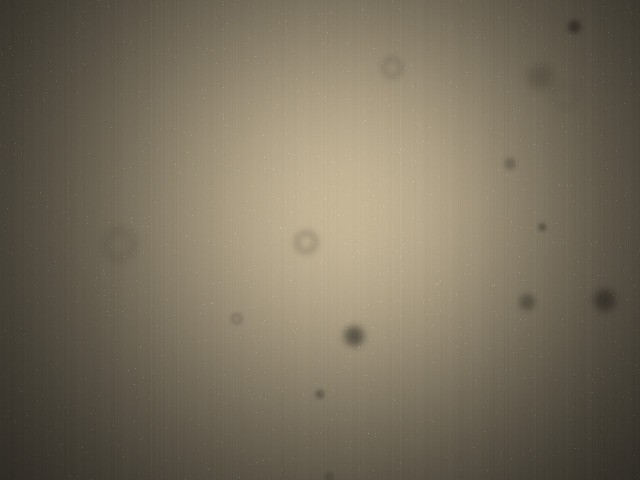
#> input picture samples/bright.png, 1280 x 960 px (shown at 1/2 size)
$ python -i estimate.py   (imports and definitions only)
#> lines starting #> are read from the running program, lines starting #| are printed output that depends on the picture; after the words box and inside, x2 and y2 are one past the last pixel; in counts of white or black regions, pixels touching at a corner belong together
#> further down, picture is the input picture: shape (960, 1280, 3); mean B, G, R 92.3, 110.5, 119.5
### backend/core/flat_field.py
"""
Flat-field correction (FFC).

    C = (R - D) / (F - D) * m

R — исходный снимок, F — светлое калибровочное поле (bright field),
D — темновой кадр (dark field, необязателен), m — средняя яркость (F - D),
которая сохраняет исходную экспозицию.

Профиль коррекции (gain = m / (F - D)) вычисляется один раз и затем
применяется к любому количеству снимков — это и есть «обработка серии
одним профилем».
"""
from dataclasses import dataclass
from typing import Optional, Tuple

import cv2
import numpy as np

# Минимальное значение знаменателя относительно средней яркости поля.
# Защищает от деления на ноль и от «взрыва» битых/черных пикселей калибровки.
FLAT_FLOOR_RATIO = 0.01

LUMA_WEIGHTS = np.array([0.2126, 0.7152, 0.0722], dtype=np.float32)


@dataclass(frozen=True)
class FlatProfile:
    """Готовый профиль коррекции: множитель усиления и темновой кадр."""

    gain: np.ndarray
    dark: Optional[np.ndarray]

    @property
    def shape(self) -> Tuple[int, ...]:
        return self.gain.shape


def finite(image: np.ndarray) -> np.ndarray:
    """float32-копия без NaN/Inf (встречаются во float-TIFF после других программ)."""
    return np.nan_to_num(image.astype(np.float32), nan=0.0, posinf=0.0, neginf=0.0)


def to_luminance(image: np.ndarray) -> np.ndarray:
    """Яркостный канал (float32) для одноканальных и RGB-изображений."""
    img = image.astype(np.float32, copy=False)
    if img.ndim == 2:
        return img
    return img[..., :3] @ LUMA_WEIGHTS


# [91 lines left out: functions match_geometry, build_profile, apply_profile, to_dtype, flat_field_correct, not called in this run]

### backend/core/estimate.py
"""
Оценка светлого поля, когда его не снимали (ретроспективная коррекция).

- gaussian_flat: по одному снимку. Фон = сильно размытый снимок, из которого
  исключены объекты препарата. Приблизительно: крупные объекты и плавные
  перепады окраски могут частично попасть в «фон».
- series_flat: по серии. В каждой точке кадра берется «фоновое» значение:
  на светлом поле препарат всегда темнее фона, поэтому берется второе по
  яркости значение среди снимков (одно самое яркое отбрасывается как выброс).
  Клетка попадет в оценку, только если лежит в этой точке почти на всех
  снимках. Медиана так не умеет: ей хватает клетки на половине снимков, и на
  результате появляются «призраки» клеток. Для флуоресценции (светлые объекты
  на темном фоне) направление определяется автоматически.
"""
from typing import List, Tuple

import cv2
import numpy as np

from core.calibration import STRUCTURE_LIMIT, structure_fraction
from core.flat_field import finite, match_geometry, to_luminance
from i18n import t

GAUSSIAN_SIDE = 768
MEDIAN_SIDE = 512
MIN_SERIES = 5
RELIABLE_SERIES = 10
MAX_SERIES = 64
OBJECT_DEVIATION = 0.08  # отклонение от фона, после которого пиксель считается объектом
# Размытие: 1/25 стороны кадра. Подобрано по отклонению от коррекции настоящим светлым полем:
# сильнее размытие — не догоняет виньетирование в углах, слабее — «стирает» крупные клетки.
GAUSSIAN_SIGMA_FRACTION = 1 / 25


def _shrink(image: np.ndarray, side: int) -> np.ndarray:
#> called with side = 768
    img = finite(image)
    h, w = img.shape[:2]
#> h = 960; w = 1280
    scale = min(1.0, side / max(h, w))
#> scale = 0.6
    if scale < 1:
        img = cv2.resize(img, (max(8, round(w * scale)), max(8, round(h * scale))), interpolation=cv2.INTER_AREA)
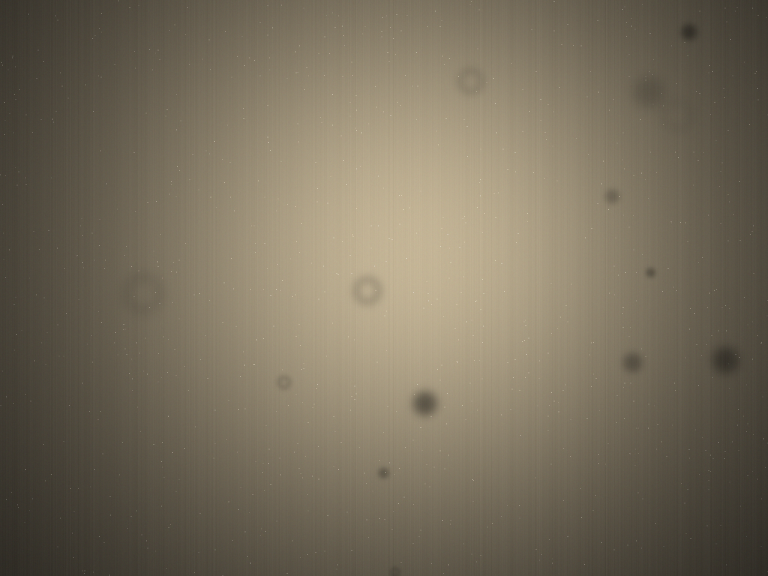
#> img: shape (576, 768, 3) float32; mean B, G, R 92.3, 110.5, 119.5
    return img


def _without_dark(image: np.ndarray, dark) -> np.ndarray:
    if dark is None:
        return finite(image)
    return np.maximum(finite(image) - match_geometry(finite(dark), image.shape), 0)


def _with_dark(flat: np.ndarray, dark) -> np.ndarray:
    """
    Оценка строится по снимкам без темнового кадра, а хранится «как снятое светлое поле»:
    к ней прибавляется темновой кадр в ее (уменьшенном) размере. Дальше профиль вычитает
    ровно его же и получает точную оценку — без горячих пикселей и полос матрицы.
    """
    return flat if dark is None else flat + match_geometry(finite(dark), flat.shape)


def gaussian_flat(image: np.ndarray, dark=None) -> np.ndarray:
    """Псевдо светлое поле по одному снимку (уменьшенное, float32)."""
    small = _shrink(_without_dark(image, dark), GAUSSIAN_SIDE)
    sigma = max(small.shape[:2]) * GAUSSIAN_SIGMA_FRACTION
#> sigma = 30.72
    background = small
    for _ in range(3):
        blur = cv2.GaussianBlur(background, (0, 0), sigma)
        # Объекты (темнее или светлее фона) заменяем текущей оценкой фона и размываем снова
        ratio = to_luminance(small) / np.maximum(to_luminance(blur), 1e-6)
        objects = np.abs(ratio - 1) > OBJECT_DEVIATION
        if small.ndim == 3:
            objects = objects[..., None]
        background = np.where(objects, blur, small)
#> this loop made 3 passes
#> pass 1, in gaussian_flat, `ratio = to_luminance(small) / np.maximum(to_luminance(blur), 1e-6)`:
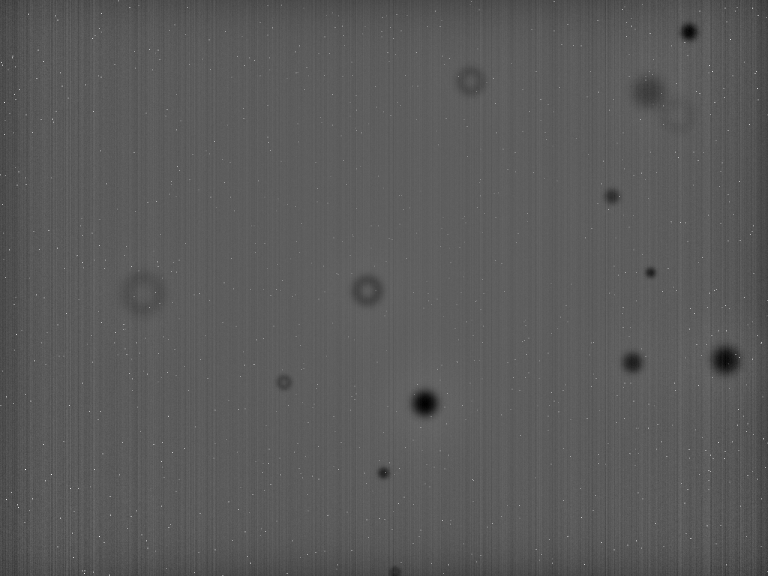
#> ratio: shape (576, 768) float32; min 0.597, max 1.72, mean 0.996; drawn with min black and max white
#> pass 1, in gaussian_flat, `objects = np.abs(ratio - 1) > OBJECT_DEVIATION`:
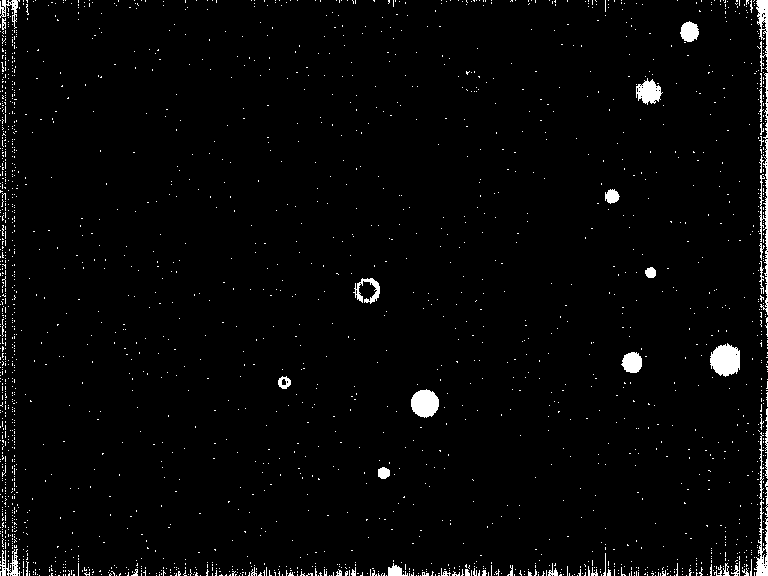
#> objects: shape (576, 768) bool; 2.4% white; 2175 white regions (2125 under 20 px), largest, box (x1, y1, x2, y2) and area: (710, 343, 740, 377) 761, (759, 73, 768, 315) 677, (411, 389, 439, 418) 616
#> after the loop:
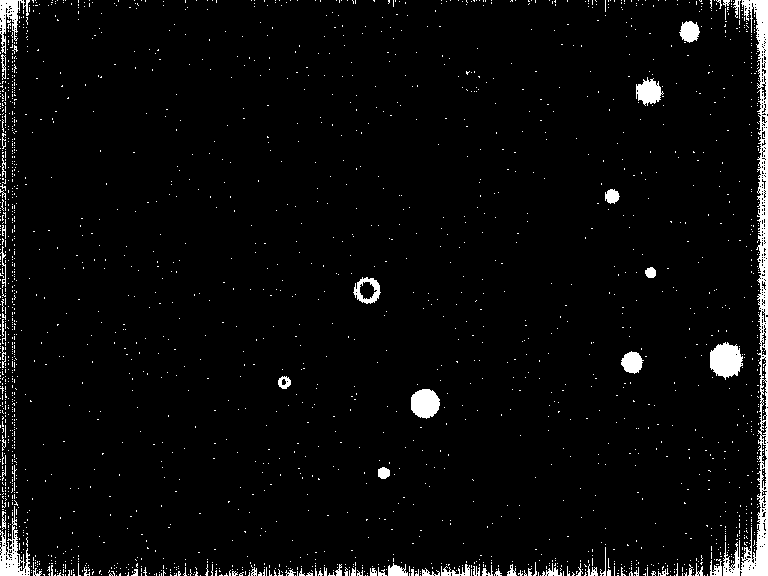
#> objects: shape (576, 768, 1) bool; 3.7% white; 2154 white regions (2092 under 20 px), largest, box (x1, y1, x2, y2) and area: (723, 0, 768, 576) 5033, (710, 342, 743, 380) 894, (0, 506, 30, 576) 818
    return _with_dark(cv2.GaussianBlur(background, (0, 0), sigma).astype(np.float32), dark)


# [69 lines left out: functions pick_series, series_frame, series_flat, series_flat_from_frames, not called in this run]


MAX_AVERAGE = 32


# [28 lines left out: function average_stack, not called in this run]

>>> import cv2
>>> picture = cv2.imread('../../samples/bright.png')
>>> result = gaussian_flat(picture)
